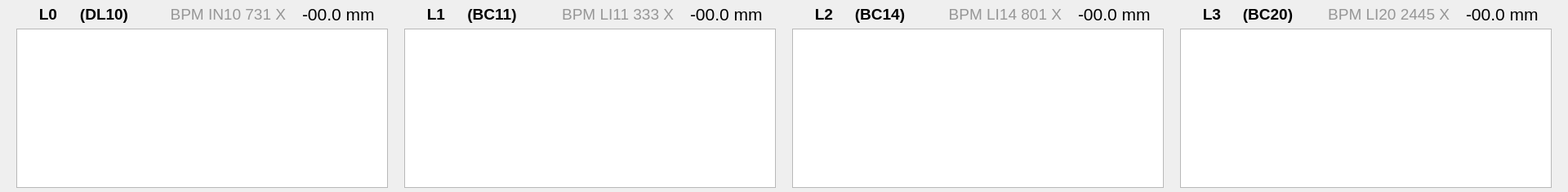
   <widget class="QWidget" name="BPMs" native="true">
    <property name="geometry">
     <rect>
      <x>0</x>
      <y>790</y>
      <width>1920</width>
      <height>235</height>
     </rect>
    </property>
    <layout class="QGridLayout" name="gridLayout_3">
     <property name="leftMargin">
      <number>20</number>
     </property>
     <property name="topMargin">
      <number>5</number>
     </property>
     <property name="rightMargin">
      <number>20</number>
     </property>
     <property name="bottomMargin">
      <number>5</number>
     </property>
     <property name="horizontalSpacing">
      <number>20</number>
     </property>
     <property name="verticalSpacing">
      <number>5</number>
     </property>
     <item row="0" column="7">
      <widget class="PyDMLabel" name="PyDMLabel_6">
       <property name="minimumSize">
        <size>
         <width>50</width>
         <height>0</height>
        </size>
       </property>
       <property name="maximumSize">
        <size>
         <width>105</width>
         <height>16777215</height>
        </size>
       </property>
       <property name="font">
        <font>
         <pointsize>16</pointsize>
        </font>
       </property>
       <property name="toolTip">
        <string/>
       </property>
       <property name="styleSheet">
        <string notr="true">PyDMLabel {
  border-radius: 2px;
}
PyDMLabel[alarmSensitiveBorder=&quot;true&quot;][alarmSeverity=&quot;0&quot;] {
  background-color: rgb(0,0,10);
  color: rgb(0,255,0);
}

PyDMLabel[alarmSensitiveBorder=&quot;true&quot;][alarmSeverity=&quot;1&quot;] {
  background-color: rgb(0,0,10);
  color: rgb(255,255,0);
}

PyDMLabel[alarmSensitiveBorder=&quot;true&quot;][alarmSeverity=&quot;2&quot;] {
  color: rgb(255,0,0);
  background-color: rgb(0,0,10);
}

PyDMLabel[alarmSensitiveBorder=&quot;true&quot;][alarmSeverity=&quot;3&quot;] {
  color: rgb(192,0,255);
  background-color: rgb(0,0,10);
}

PyDMLabel[alarmSensitiveBorder=&quot;true&quot;][alarmSeverity=&quot;4&quot;] {
  color: rgb(218,218,218);
  background-color: rgb(25,25,25);
}</string>
       </property>
       <property name="text">
        <string>-00.0 mm</string>
       </property>
       <property name="alignment">
        <set>Qt::AlignLeading|Qt::AlignLeft|Qt::AlignVCenter</set>
       </property>
       <property name="precision" stdset="0">
        <number>1</number>
       </property>
       <property name="showUnits" stdset="0">
        <bool>true</bool>
       </property>
       <property name="precisionFromPV" stdset="0">
        <bool>false</bool>
       </property>
       <property name="channel" stdset="0">
        <string>BPMS:LI11:333:X1H</string>
       </property>
      </widget>
     </item>
     <item row="0" column="10">
      <widget class="QLabel" name="label_10">
       <property name="font">
        <font>
         <pointsize>14</pointsize>
        </font>
       </property>
       <property name="styleSheet">
        <string notr="true">color: rgb(150,150,150);</string>
       </property>
       <property name="text">
        <string>BPM LI14 801 X</string>
       </property>
       <property name="alignment">
        <set>Qt::AlignRight|Qt::AlignTrailing|Qt::AlignVCenter</set>
       </property>
      </widget>
     </item>
     <item row="0" column="0">
      <widget class="QLabel" name="label_3">
       <property name="minimumSize">
        <size>
         <width>0</width>
         <height>0</height>
        </size>
       </property>
       <property name="maximumSize">
        <size>
         <width>50</width>
         <height>16777215</height>
        </size>
       </property>
       <property name="font">
        <font>
         <pointsize>14</pointsize>
         <weight>75</weight>
         <bold>true</bold>
        </font>
       </property>
       <property name="text">
        <string>L0</string>
       </property>
       <property name="alignment">
        <set>Qt::AlignRight|Qt::AlignTrailing|Qt::AlignVCenter</set>
       </property>
      </widget>
     </item>
     <item row="0" column="12">
      <widget class="QLabel" name="label_6">
       <property name="minimumSize">
        <size>
         <width>0</width>
         <height>0</height>
        </size>
       </property>
       <property name="maximumSize">
        <size>
         <width>50</width>
         <height>16777215</height>
        </size>
       </property>
       <property name="font">
        <font>
         <pointsize>14</pointsize>
         <weight>75</weight>
         <bold>true</bold>
        </font>
       </property>
       <property name="text">
        <string>L3</string>
       </property>
       <property name="alignment">
        <set>Qt::AlignRight|Qt::AlignTrailing|Qt::AlignVCenter</set>
       </property>
      </widget>
     </item>
     <item row="0" column="14">
      <widget class="QLabel" name="label_14">
       <property name="font">
        <font>
         <pointsize>14</pointsize>
        </font>
       </property>
       <property name="styleSheet">
        <string notr="true">color: rgb(150,150,150);</string>
       </property>
       <property name="text">
        <string>BPM LI20 2445 X</string>
       </property>
       <property name="alignment">
        <set>Qt::AlignRight|Qt::AlignTrailing|Qt::AlignVCenter</set>
       </property>
      </widget>
     </item>
     <item row="0" column="9">
      <widget class="QLabel" name="label_12">
       <property name="minimumSize">
        <size>
         <width>0</width>
         <height>0</height>
        </size>
       </property>
       <property name="maximumSize">
        <size>
         <width>75</width>
         <height>16777215</height>
        </size>
       </property>
       <property name="font">
        <font>
         <pointsize>14</pointsize>
         <weight>75</weight>
         <bold>true</bold>
        </font>
       </property>
       <property name="text">
        <string>(BC14)</string>
       </property>
       <property name="alignment">
        <set>Qt::AlignCenter</set>
       </property>
      </widget>
     </item>
     <item row="0" column="5">
      <widget class="QLabel" name="label_11">
       <property name="minimumSize">
        <size>
         <width>0</width>
         <height>0</height>
        </size>
       </property>
       <property name="maximumSize">
        <size>
         <width>75</width>
         <height>16777215</height>
        </size>
       </property>
       <property name="font">
        <font>
         <pointsize>14</pointsize>
         <weight>75</weight>
         <bold>true</bold>
        </font>
       </property>
       <property name="text">
        <string>(BC11)</string>
       </property>
       <property name="alignment">
        <set>Qt::AlignCenter</set>
       </property>
      </widget>
     </item>
     <item row="0" column="6">
      <widget class="QLabel" name="label_9">
       <property name="font">
        <font>
         <pointsize>14</pointsize>
        </font>
       </property>
       <property name="styleSheet">
        <string notr="true">color: rgb(150,150,150);</string>
       </property>
       <property name="text">
        <string>BPM LI11 333 X</string>
       </property>
       <property name="alignment">
        <set>Qt::AlignRight|Qt::AlignTrailing|Qt::AlignVCenter</set>
       </property>
      </widget>
     </item>
     <item row="0" column="4">
      <widget class="QLabel" name="label_5">
       <property name="minimumSize">
        <size>
         <width>0</width>
         <height>0</height>
        </size>
       </property>
       <property name="maximumSize">
        <size>
         <width>50</width>
         <height>16777215</height>
        </size>
       </property>
       <property name="font">
        <font>
         <pointsize>14</pointsize>
         <weight>75</weight>
         <bold>true</bold>
        </font>
       </property>
       <property name="text">
        <string>L1</string>
       </property>
       <property name="alignment">
        <set>Qt::AlignRight|Qt::AlignTrailing|Qt::AlignVCenter</set>
       </property>
      </widget>
     </item>
     <item row="0" column="15">
      <widget class="PyDMLabel" name="PyDMLabel_4">
       <property name="minimumSize">
        <size>
         <width>50</width>
         <height>0</height>
        </size>
       </property>
       <property name="maximumSize">
        <size>
         <width>105</width>
         <height>16777215</height>
        </size>
       </property>
       <property name="font">
        <font>
         <pointsize>16</pointsize>
        </font>
       </property>
       <property name="toolTip">
        <string/>
       </property>
       <property name="styleSheet">
        <string notr="true">PyDMLabel {
  border-radius: 2px;
}
PyDMLabel[alarmSensitiveBorder=&quot;true&quot;][alarmSeverity=&quot;0&quot;] {
  background-color: rgb(0,0,10);
  color: rgb(0,255,0);
}

PyDMLabel[alarmSensitiveBorder=&quot;true&quot;][alarmSeverity=&quot;1&quot;] {
  background-color: rgb(0,0,10);
  color: rgb(255,255,0);
}

PyDMLabel[alarmSensitiveBorder=&quot;true&quot;][alarmSeverity=&quot;2&quot;] {
  color: rgb(255,0,0);
  background-color: rgb(0,0,10);
}

PyDMLabel[alarmSensitiveBorder=&quot;true&quot;][alarmSeverity=&quot;3&quot;] {
  color: rgb(192,0,255);
  background-color: rgb(0,0,10);
}

PyDMLabel[alarmSensitiveBorder=&quot;true&quot;][alarmSeverity=&quot;4&quot;] {
  color: rgb(218,218,218);
  background-color: rgb(25,25,25);
}</string>
       </property>
       <property name="text">
        <string>-00.0 mm</string>
       </property>
       <property name="alignment">
        <set>Qt::AlignLeading|Qt::AlignLeft|Qt::AlignVCenter</set>
       </property>
       <property name="precision" stdset="0">
        <number>1</number>
       </property>
       <property name="showUnits" stdset="0">
        <bool>true</bool>
       </property>
       <property name="precisionFromPV" stdset="0">
        <bool>false</bool>
       </property>
       <property name="channel" stdset="0">
        <string>BPMS:LI20:2445:X1H</string>
       </property>
      </widget>
     </item>
     <item row="0" column="8">
      <widget class="QLabel" name="label_7">
       <property name="minimumSize">
        <size>
         <width>0</width>
         <height>0</height>
        </size>
       </property>
       <property name="maximumSize">
        <size>
         <width>50</width>
         <height>16777215</height>
        </size>
       </property>
       <property name="font">
        <font>
         <pointsize>14</pointsize>
         <weight>75</weight>
         <bold>true</bold>
        </font>
       </property>
       <property name="text">
        <string>L2</string>
       </property>
       <property name="alignment">
        <set>Qt::AlignRight|Qt::AlignTrailing|Qt::AlignVCenter</set>
       </property>
      </widget>
     </item>
     <item row="0" column="13">
      <widget class="QLabel" name="label_13">
       <property name="minimumSize">
        <size>
         <width>0</width>
         <height>0</height>
        </size>
       </property>
       <property name="maximumSize">
        <size>
         <width>75</width>
         <height>16777215</height>
        </size>
       </property>
       <property name="font">
        <font>
         <pointsize>14</pointsize>
         <weight>75</weight>
         <bold>true</bold>
        </font>
       </property>
       <property name="text">
        <string>(BC20)</string>
       </property>
       <property name="alignment">
        <set>Qt::AlignCenter</set>
       </property>
      </widget>
     </item>
     <item row="0" column="11">
      <widget class="PyDMLabel" name="PyDMLabel_5">
       <property name="minimumSize">
        <size>
         <width>50</width>
         <height>0</height>
        </size>
       </property>
       <property name="maximumSize">
        <size>
         <width>105</width>
         <height>16777215</height>
        </size>
       </property>
       <property name="font">
        <font>
         <pointsize>16</pointsize>
        </font>
       </property>
       <property name="toolTip">
        <string/>
       </property>
       <property name="styleSheet">
        <string notr="true">PyDMLabel {
  border-radius: 2px;
}
PyDMLabel[alarmSensitiveBorder=&quot;true&quot;][alarmSeverity=&quot;0&quot;] {
  background-color: rgb(0,0,10);
  color: rgb(0,255,0);
}

PyDMLabel[alarmSensitiveBorder=&quot;true&quot;][alarmSeverity=&quot;1&quot;] {
  background-color: rgb(0,0,10);
  color: rgb(255,255,0);
}

PyDMLabel[alarmSensitiveBorder=&quot;true&quot;][alarmSeverity=&quot;2&quot;] {
  color: rgb(255,0,0);
  background-color: rgb(0,0,10);
}

PyDMLabel[alarmSensitiveBorder=&quot;true&quot;][alarmSeverity=&quot;3&quot;] {
  color: rgb(192,0,255);
  background-color: rgb(0,0,10);
}

PyDMLabel[alarmSensitiveBorder=&quot;true&quot;][alarmSeverity=&quot;4&quot;] {
  color: rgb(218,218,218);
  background-color: rgb(25,25,25);
}</string>
       </property>
       <property name="text">
        <string>-00.0 mm</string>
       </property>
       <property name="alignment">
        <set>Qt::AlignLeading|Qt::AlignLeft|Qt::AlignVCenter</set>
       </property>
       <property name="precision" stdset="0">
        <number>1</number>
       </property>
       <property name="showUnits" stdset="0">
        <bool>true</bool>
       </property>
       <property name="precisionFromPV" stdset="0">
        <bool>false</bool>
       </property>
       <property name="alarmSensitiveContent" stdset="0">
        <bool>false</bool>
       </property>
       <property name="alarmSensitiveBorder" stdset="0">
        <bool>true</bool>
       </property>
       <property name="PyDMToolTip" stdset="0">
        <string/>
       </property>
       <property name="channel" stdset="0">
        <string>BPMS:LI14:801:X1H</string>
       </property>
       <property name="enableRichText" stdset="0">
        <bool>false</bool>
       </property>
      </widget>
     </item>
     <item row="0" column="2">
      <widget class="QLabel" name="label_8">
       <property name="font">
        <font>
         <pointsize>14</pointsize>
        </font>
       </property>
       <property name="styleSheet">
        <string notr="true">color: rgb(150,150,150);</string>
       </property>
       <property name="text">
        <string>BPM IN10 731 X</string>
       </property>
       <property name="alignment">
        <set>Qt::AlignRight|Qt::AlignTrailing|Qt::AlignVCenter</set>
       </property>
      </widget>
     </item>
     <item row="0" column="1">
      <widget class="QLabel" name="label_4">
       <property name="minimumSize">
        <size>
         <width>0</width>
         <height>0</height>
        </size>
       </property>
       <property name="maximumSize">
        <size>
         <width>75</width>
         <height>16777215</height>
        </size>
       </property>
       <property name="font">
        <font>
         <pointsize>14</pointsize>
         <weight>75</weight>
         <bold>true</bold>
        </font>
       </property>
       <property name="text">
        <string>(DL10)</string>
       </property>
       <property name="alignment">
        <set>Qt::AlignCenter</set>
       </property>
      </widget>
     </item>
     <item row="0" column="3">
      <widget class="PyDMLabel" name="PyDMLabel_7">
       <property name="minimumSize">
        <size>
         <width>50</width>
         <height>0</height>
        </size>
       </property>
       <property name="maximumSize">
        <size>
         <width>105</width>
         <height>16777215</height>
        </size>
       </property>
       <property name="font">
        <font>
         <pointsize>16</pointsize>
        </font>
       </property>
       <property name="toolTip">
        <string/>
       </property>
       <property name="styleSheet">
        <string notr="true">PyDMLabel {
  border-radius: 2px;
}
PyDMLabel[alarmSensitiveBorder=&quot;true&quot;][alarmSeverity=&quot;0&quot;] {
  background-color: rgb(0,0,10);
  color: rgb(0,255,0);
}

PyDMLabel[alarmSensitiveBorder=&quot;true&quot;][alarmSeverity=&quot;1&quot;] {
  background-color: rgb(0,0,10);
  color: rgb(255,255,0);
}

PyDMLabel[alarmSensitiveBorder=&quot;true&quot;][alarmSeverity=&quot;2&quot;] {
  color: rgb(255,0,0);
  background-color: rgb(0,0,10);
}

PyDMLabel[alarmSensitiveBorder=&quot;true&quot;][alarmSeverity=&quot;3&quot;] {
  color: rgb(192,0,255);
  background-color: rgb(0,0,10);
}

PyDMLabel[alarmSensitiveBorder=&quot;true&quot;][alarmSeverity=&quot;4&quot;] {
  color: rgb(218,218,218);
  background-color: rgb(25,25,25);
}</string>
       </property>
       <property name="text">
        <string>-00.0 mm</string>
       </property>
       <property name="alignment">
        <set>Qt::AlignLeading|Qt::AlignLeft|Qt::AlignVCenter</set>
       </property>
       <property name="precision" stdset="0">
        <number>1</number>
       </property>
       <property name="showUnits" stdset="0">
        <bool>true</bool>
       </property>
       <property name="precisionFromPV" stdset="0">
        <bool>false</bool>
       </property>
       <property name="channel" stdset="0">
        <string>BPMS:IN10:731:X1H</string>
       </property>
      </widget>
     </item>
     <item row="1" column="0" colspan="4">
      <widget class="PyDMWaveformPlot" name="plot_DL10">
       <property name="font">
        <font>
         <pointsize>9</pointsize>
        </font>
       </property>
       <property name="toolTip">
        <string/>
       </property>
       <property name="backgroundBrush">
        <brush brushstyle="SolidPattern">
         <color alpha="255">
          <red>0</red>
          <green>0</green>
          <blue>0</blue>
         </color>
        </brush>
       </property>
       <property name="interactive">
        <bool>false</bool>
       </property>
       <property name="yAxes">
        <stringlist>
         <string>{&quot;name&quot;: &quot;Axis 1&quot;, &quot;orientation&quot;: &quot;right&quot;, &quot;label&quot;: null, &quot;minRange&quot;: -1.1, &quot;maxRange&quot;: 1.1, &quot;autoRange&quot;: true, &quot;logMode&quot;: false}</string>
        </stringlist>
       </property>
       <property name="maxRedrawRate" stdset="0">
        <number>10</number>
       </property>
       <property name="curves">
        <stringlist>
         <string>{&quot;y_channel&quot;: &quot;BPMS:IN10:731:XHSTBRDSP&quot;, &quot;x_channel&quot;: null, &quot;plot_style&quot;: null, &quot;name&quot;: &quot;&quot;, &quot;color&quot;: &quot;gainsboro&quot;, &quot;lineStyle&quot;: 1, &quot;lineWidth&quot;: 1, &quot;symbol&quot;: null, &quot;symbolSize&quot;: 10, &quot;yAxisName&quot;: &quot;Axis 1&quot;, &quot;barWidth&quot;: null, &quot;upperThreshold&quot;: null, &quot;lowerThreshold&quot;: null, &quot;thresholdColor&quot;: &quot;white&quot;, &quot;redraw_mode&quot;: 2}</string>
        </stringlist>
       </property>
       <property name="autoRangeX">
        <bool>false</bool>
       </property>
       <property name="minXRange">
        <double>1800.000000000000000</double>
       </property>
       <property name="maxXRange">
        <double>2800.000000000000000</double>
       </property>
       <property name="autoRangeY">
        <bool>false</bool>
       </property>
       <property name="minYRange">
        <double>-1.100000000000000</double>
       </property>
       <property name="maxYRange">
        <double>1.100000000000000</double>
       </property>
      </widget>
     </item>
     <item row="1" column="4" colspan="4">
      <widget class="PyDMWaveformPlot" name="plot_BC11">
       <property name="font">
        <font>
         <pointsize>9</pointsize>
        </font>
       </property>
       <property name="toolTip">
        <string/>
       </property>
       <property name="backgroundBrush">
        <brush brushstyle="SolidPattern">
         <color alpha="255">
          <red>0</red>
          <green>0</green>
          <blue>0</blue>
         </color>
        </brush>
       </property>
       <property name="interactive">
        <bool>false</bool>
       </property>
       <property name="yAxes">
        <stringlist>
         <string>{&quot;name&quot;: &quot;Axis 1&quot;, &quot;orientation&quot;: &quot;right&quot;, &quot;label&quot;: null, &quot;minRange&quot;: -2.2, &quot;maxRange&quot;: 2.2, &quot;autoRange&quot;: true, &quot;logMode&quot;: false}</string>
        </stringlist>
       </property>
       <property name="maxRedrawRate" stdset="0">
        <number>10</number>
       </property>
       <property name="curves">
        <stringlist>
         <string>{&quot;y_channel&quot;: &quot;BPMS:LI11:333:XHSTBRDSP&quot;, &quot;x_channel&quot;: null, &quot;plot_style&quot;: null, &quot;name&quot;: &quot;&quot;, &quot;color&quot;: &quot;gainsboro&quot;, &quot;lineStyle&quot;: 1, &quot;lineWidth&quot;: 1, &quot;symbol&quot;: null, &quot;symbolSize&quot;: 10, &quot;yAxisName&quot;: &quot;Axis 1&quot;, &quot;barWidth&quot;: null, &quot;upperThreshold&quot;: null, &quot;lowerThreshold&quot;: null, &quot;thresholdColor&quot;: &quot;white&quot;, &quot;redraw_mode&quot;: 2}</string>
        </stringlist>
       </property>
       <property name="autoRangeX">
        <bool>false</bool>
       </property>
       <property name="minXRange">
        <double>1800.000000000000000</double>
       </property>
       <property name="maxXRange">
        <double>2800.000000000000000</double>
       </property>
       <property name="autoRangeY">
        <bool>false</bool>
       </property>
       <property name="minYRange">
        <double>-2.200000000000000</double>
       </property>
       <property name="maxYRange">
        <double>2.200000000000000</double>
       </property>
      </widget>
     </item>
     <item row="1" column="8" colspan="4">
      <widget class="PyDMWaveformPlot" name="plot_BC14">
       <property name="font">
        <font>
         <pointsize>9</pointsize>
        </font>
       </property>
       <property name="toolTip">
        <string/>
       </property>
       <property name="backgroundBrush">
        <brush brushstyle="SolidPattern">
         <color alpha="255">
          <red>0</red>
          <green>0</green>
          <blue>0</blue>
         </color>
        </brush>
       </property>
       <property name="interactive">
        <bool>false</bool>
       </property>
       <property name="yAxes">
        <stringlist>
         <string>{&quot;name&quot;: &quot;Axis 1&quot;, &quot;orientation&quot;: &quot;right&quot;, &quot;label&quot;: null, &quot;minRange&quot;: -4.4, &quot;maxRange&quot;: 4.4, &quot;autoRange&quot;: true, &quot;logMode&quot;: false}</string>
        </stringlist>
       </property>
       <property name="maxRedrawRate" stdset="0">
        <number>10</number>
       </property>
       <property name="curves">
        <stringlist>
         <string>{&quot;y_channel&quot;: &quot;BPMS:LI14:801:XHSTBRDSP&quot;, &quot;x_channel&quot;: null, &quot;plot_style&quot;: null, &quot;name&quot;: &quot;&quot;, &quot;color&quot;: &quot;gainsboro&quot;, &quot;lineStyle&quot;: 1, &quot;lineWidth&quot;: 1, &quot;symbol&quot;: null, &quot;symbolSize&quot;: 10, &quot;yAxisName&quot;: &quot;Axis 1&quot;, &quot;barWidth&quot;: null, &quot;upperThreshold&quot;: null, &quot;lowerThreshold&quot;: null, &quot;thresholdColor&quot;: &quot;white&quot;, &quot;redraw_mode&quot;: 2}</string>
        </stringlist>
       </property>
       <property name="autoRangeX">
        <bool>false</bool>
       </property>
       <property name="minXRange">
        <double>1800.000000000000000</double>
       </property>
       <property name="maxXRange">
        <double>2800.000000000000000</double>
       </property>
       <property name="autoRangeY">
        <bool>false</bool>
       </property>
       <property name="minYRange">
        <double>-4.400000000000000</double>
       </property>
       <property name="maxYRange">
        <double>4.400000000000000</double>
       </property>
      </widget>
     </item>
     <item row="1" column="12" colspan="4">
      <widget class="PyDMWaveformPlot" name="plot_BC20">
       <property name="font">
        <font>
         <pointsize>9</pointsize>
        </font>
       </property>
       <property name="toolTip">
        <string/>
       </property>
       <property name="backgroundBrush">
        <brush brushstyle="SolidPattern">
         <color alpha="255">
          <red>0</red>
          <green>0</green>
          <blue>0</blue>
         </color>
        </brush>
       </property>
       <property name="interactive">
        <bool>false</bool>
       </property>
       <property name="yAxes">
        <stringlist>
         <string>{&quot;name&quot;: &quot;Axis 1&quot;, &quot;orientation&quot;: &quot;right&quot;, &quot;label&quot;: null, &quot;minRange&quot;: -4.4, &quot;maxRange&quot;: 4.4, &quot;autoRange&quot;: true, &quot;logMode&quot;: false}</string>
        </stringlist>
       </property>
       <property name="maxRedrawRate" stdset="0">
        <number>10</number>
       </property>
       <property name="curves">
        <stringlist>
         <string>{&quot;y_channel&quot;: &quot;BPMS:LI20:2445:XHSTBRDSP&quot;, &quot;x_channel&quot;: null, &quot;plot_style&quot;: null, &quot;name&quot;: &quot;&quot;, &quot;color&quot;: &quot;gainsboro&quot;, &quot;lineStyle&quot;: 1, &quot;lineWidth&quot;: 1, &quot;symbol&quot;: null, &quot;symbolSize&quot;: 10, &quot;yAxisName&quot;: &quot;Axis 1&quot;, &quot;barWidth&quot;: null, &quot;upperThreshold&quot;: null, &quot;lowerThreshold&quot;: null, &quot;thresholdColor&quot;: &quot;white&quot;, &quot;redraw_mode&quot;: 2}</string>
        </stringlist>
       </property>
       <property name="autoRangeX">
        <bool>false</bool>
       </property>
       <property name="minXRange">
        <double>1800.000000000000000</double>
       </property>
       <property name="maxXRange">
        <double>2800.000000000000000</double>
       </property>
       <property name="autoRangeY">
        <bool>false</bool>
       </property>
       <property name="minYRange">
        <double>-4.400000000000000</double>
       </property>
       <property name="maxYRange">
        <double>4.400000000000000</double>
       </property>
      </widget>
     </item>
    </layout>
   </widget>
